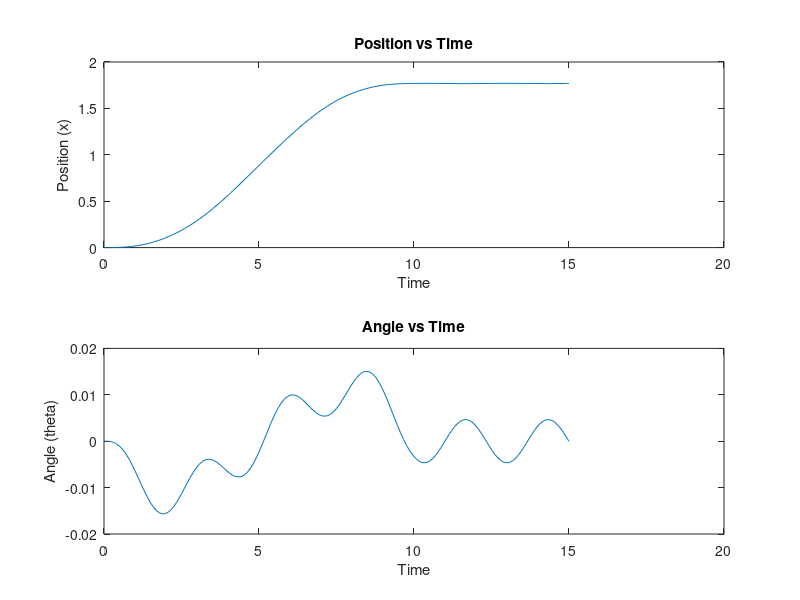
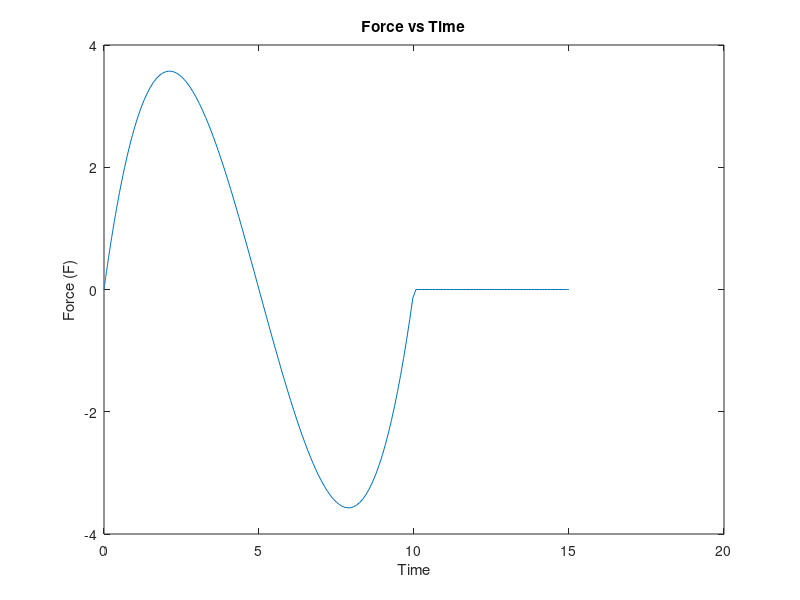
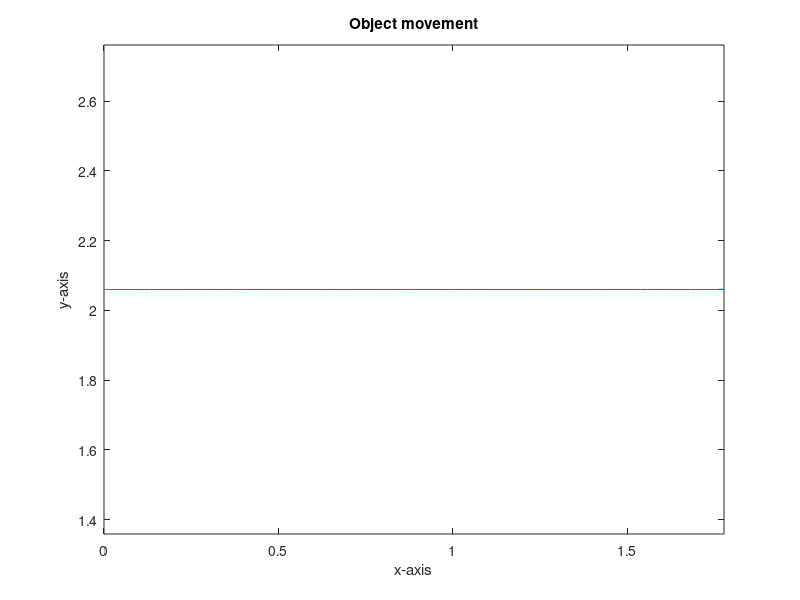
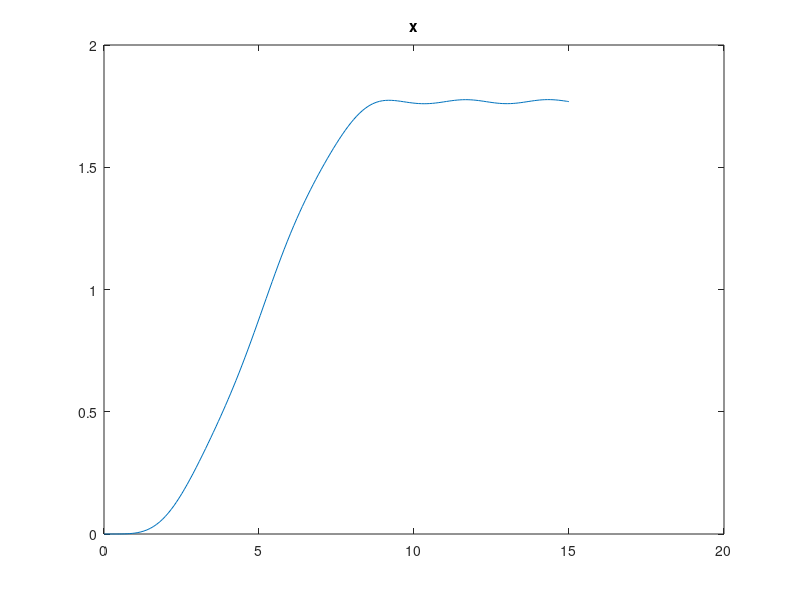

Source code (MATLAB) for these figures, in order:
clear all
close all
% Define your constants
m = 30; % robot mass
M = 5; % object mass
l = 2.06; % cable length
g = 9.81; % gravitational acceleration
omega = sqrt(g/l); %natural frequency
T = 2*pi/omega; %swing period
t_swing = T/2; %swing time
h = 0.24; %crate height
B = 0.3; %crate width
d = 0.4; %crate depth
theta1 = -atan2(2,0.5);

R = sqrt(B^2/4 + h^2);
alpha = atan2(B,2*h);

%% 

% Initial conditions
initial_x = 0; % initial position
initial_vx = 0; % initial velocity in the x-direction
%initial_theta = -1.32; % initial angle
initial_theta = 0;
initial_vtheta = 0; % initial angular velocity
y0 = [initial_x; initial_vx; initial_theta; initial_vtheta];

% Horizontal movement of robot
time = 2*5; %adjustable
L12 = 4*0.5; %adjustable
Lkantel = B/2 + R*cos(alpha+abs(theta1));
Ltot = (L12+Lkantel);

% Verhouding waarde 

%kweet niet welke ratio gelijk moet blijven, want vooraan in de formule vd
%kracht staat wel Ltot/time^2 ma idk

%ratio = Ltot/(time)^2
%ratio = Ltot/time

%%

% Define your time-varying force function
%F_t = @(t) 2 * t + 0.5*sin(10 * t); % Example of a sinusoidal force with an amplitude of 100
%F_t = @(t) 0;


% The force is defined by F = ma where a can be found from the motion law.
% s(tau) = 6tau^5 - 15tau^4 + 10tau^3
%s'(tau)= 30tau^4 - 60tau^3 + 30tau^2
%s''(tau) = 120tau^3 - 180tau^2 + 60tau
%d^2S/dt^2 = (Ltot/time^2)*s''(t/time)

%F_t = @(t) m*Ltot/(time^2) *(120*(t/time).^3 - 180*(t/time).^2 + 60*(t/time));

%Force= piecewise function
F_t = @(t) (t <= time) .* (m*Ltot./(time^2) .* (120*(t/time).^3 - 180*(t/time).^2 + 60*(t/time)));
%% 

% Define your functions f and g
f = @(x, theta, vx, vtheta, t) (F_t(t) + M * l * vtheta^2 * sin(theta) + M * g * sin(theta) * cos(theta)) / (M + m - M * cos(theta)^2);
g = @(x, theta, vx, vtheta, t) ((F_t(t) + M * l * vtheta^2 * sin(theta)) * -cos(theta) - (m + M) * g * sin(theta)) / (l * (M + m - M * cos(theta)^2));

% Define your system of equations
dxdt = @(t, y) [y(2); f(y(1), y(3), y(2), y(4), t)];
dthetadt = @(t, y) [y(4); g(y(1), y(3), y(2), y(4), t)];


% Solve the system of equations
t_start = 0;
t_end = time+5; % Example end time
[t, y] = ode45(@(t,y) [dxdt(t,y); dthetadt(t,y)], [t_start, t_end], y0);

% Extract results
x = y(:,1);
theta = y(:,3);

%Object position
xobj = x + l*sin(theta);
yobj = l*cos(theta);
%% 

% Plot x(t) and theta(t)
figure;
subplot(2,1,1);
plot(t, x);
xlabel('Time');
ylabel('Position (x)');
title('Position vs Time');

subplot(2,1,2);
plot(t, theta);
xlabel('Time');
ylabel('Angle (theta)');
title('Angle vs Time');

% Plot F(t)
figure;
plot(t, F_t(t));
xlabel('Time');
ylabel('Force (F)');
title('Force vs Time');

%Plot movement object
figure
plot(xobj,yobj)
xlabel('x-axis')
ylabel('y-axis')
title('Object movement')
axis equal

figure
plot(t,xobj)
title('x')

figure
plot(t,yobj)
title('y')
